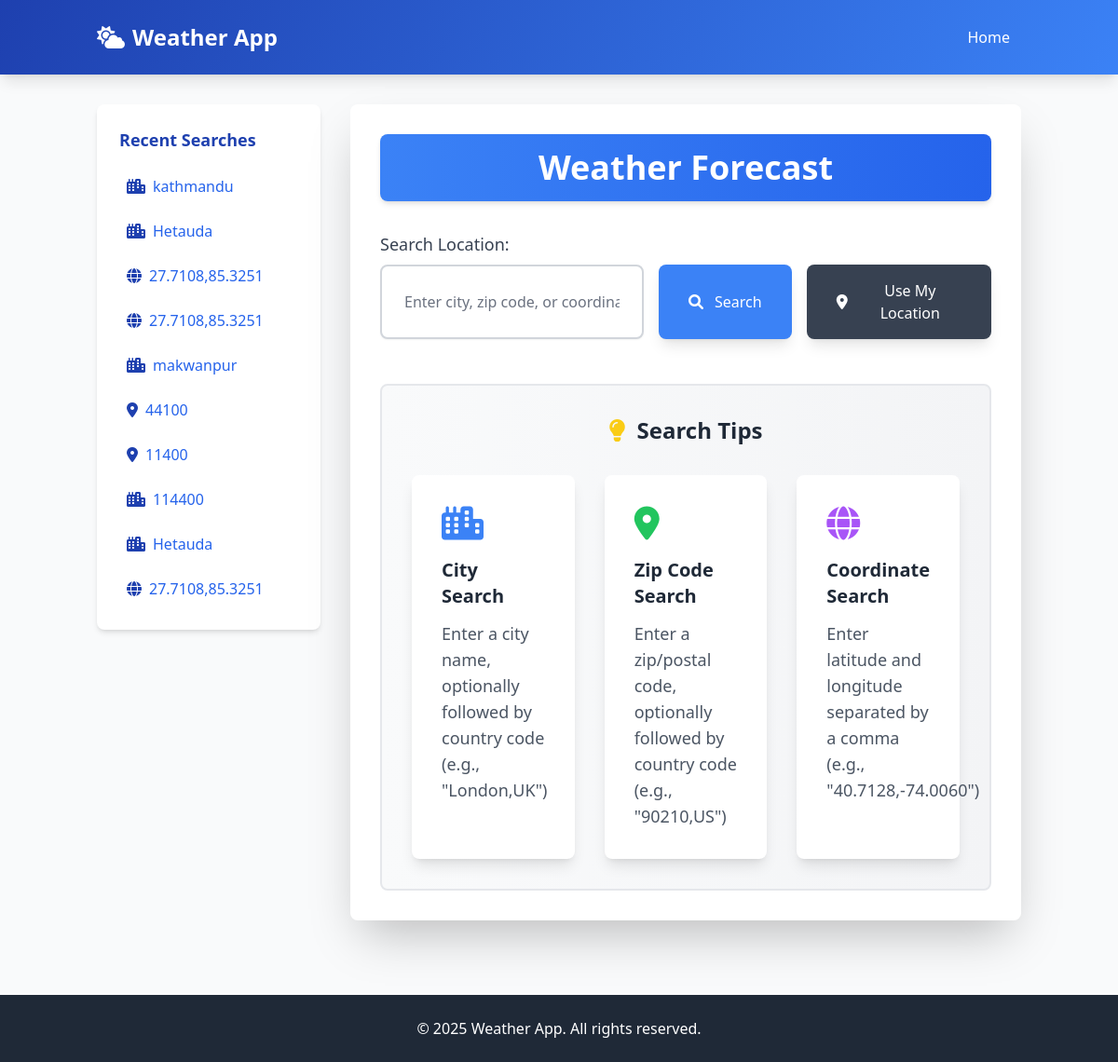
The page / on the database its author committed.
### weather_app/models.py (models this page shows, shortened)
class SearchHistory(models.Model):
    query = models.CharField(max_length=100)
    search_type = models.CharField(max_length=20)  # city, zip, coords
    timestamp = models.DateTimeField(auto_now_add=True)
    class Meta:
        ordering = ['-timestamp']

### weather_app/views.py (the view)
# urls.py: path('', views.index, name='index'),
def index(request):
    search_history = SearchHistory.objects.all()[:10]
    context = {
        'search_history': search_history,
    }
    return render(request, 'weather_app/index.html', context)

### weather_app/templates/weather_app/index.html (shortened to what this page needs)
{% extends 'layout.html' %}
{% load static %}
{% block content %}
<div class="bg-white p-8 rounded-lg shadow-2xl transform transition-all duration-500 hover:scale-105 animate__animated animate__fadeIn">
    <h1 class="text-4xl font-bold mb-8 text-gray-800 bg-gradient-to-r from-blue-500 to-blue-600 p-4 rounded-lg shadow-md text-white text-center">
        Weather Forecast
    </h1>
    <form action="{% url 'search_weather' %}" method="post" class="space-y-4 animate__animated animate__fadeIn animate__delay-2s" id="search-form">
        <div>
            <label for="query" class="block text-gray-700 font-medium mb-2 text-lg">Search Location:</label>
            <div class="flex flex-wrap md:flex-nowrap gap-4">
                <input
                    type="text"
                    id="query"
                    name="query"
                    placeholder="Enter city, zip code, or coordinates"
                    class="flex-grow px-6 py-4 rounded-lg border-2 border-gray-300 focus:outline-none focus:border-blue-500 focus:ring-2 focus:ring-blue-200 transition-all duration-300 shadow-sm"
                    required
                >
                <div class="flex gap-4 w-full md:w-auto">
                    <button type="submit" class="flex-grow md:flex-grow-0 bg-blue-500 hover:bg-blue-600 text-white px-8 py-4 rounded-lg transition-all duration-300 shadow-lg hover:shadow-xl transform hover:-translate-y-1 flex items-center justify-center">
                        <i class="fas fa-search mr-3"></i>
                        Search
                    </button>
                    <button
                        type="button"
                        id="geolocate-btn"
                        class="flex-grow md:flex-grow-0 bg-gray-700 hover:bg-gray-800 text-white px-8 py-4 rounded-lg transition-all duration-300 shadow-lg hover:shadow-xl transform hover:-translate-y-1 flex items-center justify-center"
                    >
                        <i class="fas fa-map-marker-alt mr-3"></i>
                        Use My Location
                    </button>
                </div>
            </div>
        </div>
    </form>
    <div class="mt-12 p-8 bg-gradient-to-r from-gray-50 to-gray-100 rounded-lg border-2 border-gray-200 animate__animated animate__fadeIn animate__delay-3s">
        <h2 class="text-2xl font-semibold text-gray-800 mb-8 flex items-center justify-center">
            <i class="fas fa-lightbulb text-yellow-400 mr-3 animate__animated animate__pulse animate__infinite animate__slow"></i>
            Search Tips
        </h2>
        <div class="grid grid-cols-1 md:grid-cols-3 gap-8">
            <div class="bg-white p-8 rounded-lg shadow-lg hover:shadow-2xl transition-all duration-500 transform hover:scale-105 group">
                <div class="text-blue-500 text-4xl mb-4 transition-transform duration-300 group-hover:scale-110">
                    <i class="fas fa-city"></i>
                </div>
                <h3 class="font-semibold mb-3 text-xl text-gray-800">City Search</h3>
                <p class="text-gray-600 text-lg">Enter a city name, optionally followed by country code (e.g., "London,UK")</p>
            </div>
            <div class="bg-white p-8 rounded-lg shadow-lg hover:shadow-2xl transition-all duration-500 transform hover:scale-105 group">
                <div class="text-green-500 text-4xl mb-4 transition-transform duration-300 group-hover:scale-110">
                    <i class="fas fa-map-marker-alt"></i>
                </div>
                <h3 class="font-semibold mb-3 text-xl text-gray-800">Zip Code Search</h3>
                <p class="text-gray-600 text-lg">Enter a zip/postal code, optionally followed by country code (e.g., "90210,US")</p>
            </div>
            <div class="bg-white p-8 rounded-lg shadow-lg hover:shadow-2xl transition-all duration-500 transform hover:scale-105 group">
                <div class="text-purple-500 text-4xl mb-4 transition-transform duration-300 group-hover:scale-110">
                    <i class="fas fa-globe"></i>
                </div>
                <h3 class="font-semibold mb-3 text-xl text-gray-800">Coordinate Search</h3>
                <p class="text-gray-600 text-lg">Enter latitude and longitude separated by a comma (e.g., "40.7128,-74.0060")</p>
            </div>
        </div>
    </div>
</div>
{% endblock %}

### templates/layout.html (shortened to what this page needs)
{% load static %}
{% load tailwind_tags %}
<!DOCTYPE html>
<html lang="en">
<head>
    {% tailwind_css %}
    <link rel="stylesheet" href="https://cdnjs.cloudflare.com/ajax/libs/font-awesome/6.0.0-beta3/css/all.min.css">
    <link rel="stylesheet" href="https://cdnjs.cloudflare.com/ajax/libs/animate.css/4.1.1/animate.min.css">
</head>
<body class="bg-gray-50 min-h-screen flex flex-col">
    <header class="weather-gradient text-white shadow-lg header-animation">
        <div class="container mx-auto px-4 py-6">
            <div class="flex justify-between items-center">
                <a href="{% url 'index' %}" class="text-2xl font-bold flex items-center scale-hover">
                    <i class="fas fa-cloud-sun mr-2 animate__animated animate__pulse animate__infinite animate__slower"></i>
                    Weather App
                </a>
                <nav>
                    <ul class="flex space-x-4">
                        <li><a href="{% url 'index' %}" class="hover:text-gray-200 transition-colors duration-300 py-2 px-3 rounded-lg hover:bg-blue-700">Home</a></li>
                    </ul>
                </nav>
            </div>
        </div>
    </header>
    <main class="container mx-auto px-4 py-8 flex-grow content-animation">
        <div class="flex flex-col md:flex-row gap-8">
            <div class="w-full md:w-1/4">
                <div class="bg-white p-6 rounded-lg shadow-md transition-all duration-300 hover:shadow-lg">
                    <h2 class="text-lg font-semibold mb-4 text-weather-primary">Recent Searches</h2>
                    {% if search_history %}
                    <ul class="space-y-2">
                        {% for search in search_history %}
                        <li class="card-hover">
                            <a href="{% url 'weather_results' search.search_type search.query %}" class="text-blue-600 hover:text-blue-800 flex items-center p-2 rounded-md hover:bg-blue-50 transition-colors duration-300">
                                {% if search.search_type == 'city' %}
                                <i class="fas fa-city mr-2 text-weather-primary"></i>
                                {% elif search.search_type == 'zip' %}
                                <i class="fas fa-map-marker-alt mr-2 text-weather-primary"></i>
                                {% else %}
                                <i class="fas fa-globe mr-2 text-weather-primary"></i>
                                {% endif %}
                                {{ search.query }}
                            </a>
                        </li>
                        {% endfor %}
                    </ul>
                    {% else %}
                    <p class="text-gray-500">No recent searches</p>
                    {% endif %}
                </div>
            </div>
            <div class="w-full md:w-3/4">
                {% block content %}{% endblock %}
            </div>
        </div>
    </main>
    <footer class="bg-gray-800 text-white py-6 mt-12 footer-animation">
        <div class="container mx-auto px-4">
            <p class="text-center">&copy; {% now "Y" %} Weather App. All rights reserved.</p>
        </div>
    </footer>
</body>
</html>

### templates/layout.html (style rules this page uses)
:root { --primary-color: #1e40af; --secondary-color: #3b82f6; --accent-color: #60a5fa; --transition-speed: 0.3s; }
.text-weather-primary { color: var(--primary-color); }
.scale-hover { transition: transform var(--transition-speed); }
.card-hover { transition: all var(--transition-speed); }
.weather-gradient { background: linear-gradient(120deg, var(--primary-color), var(--secondary-color)); }
.header-animation { animation: fadeInDown 0.8s; }
.content-animation { animation: fadeIn 1s; }
.footer-animation { animation: fadeInUp 0.8s; }

### rows shown on the page
SearchHistory: search_type "city" (drawn), query "kathmandu"
SearchHistory: search_type "city" (drawn), query "Hetauda"
SearchHistory: search_type "coords" (drawn), query "27.7108,85.3251"
SearchHistory: search_type "coords" (drawn), query "27.7108,85.3251"
SearchHistory: search_type "city" (drawn), query "makwanpur"
SearchHistory: search_type "zip" (drawn), query "44100"
SearchHistory: search_type "zip" (drawn), query "11400"
SearchHistory: search_type "city" (drawn), query "114400"
SearchHistory: search_type "city" (drawn), query "Hetauda"
SearchHistory: search_type "coords" (drawn), query "27.7108,85.3251"
